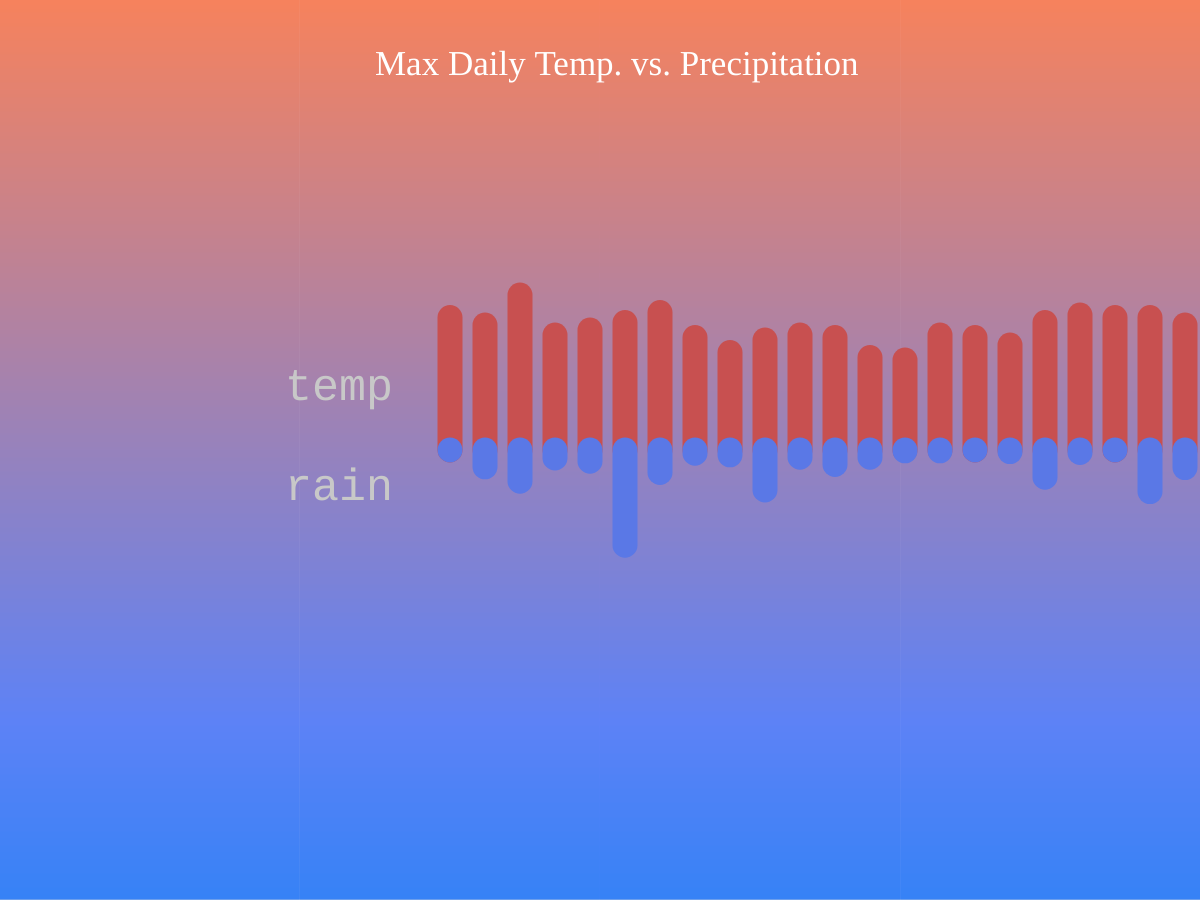
Frame 1 (no input)
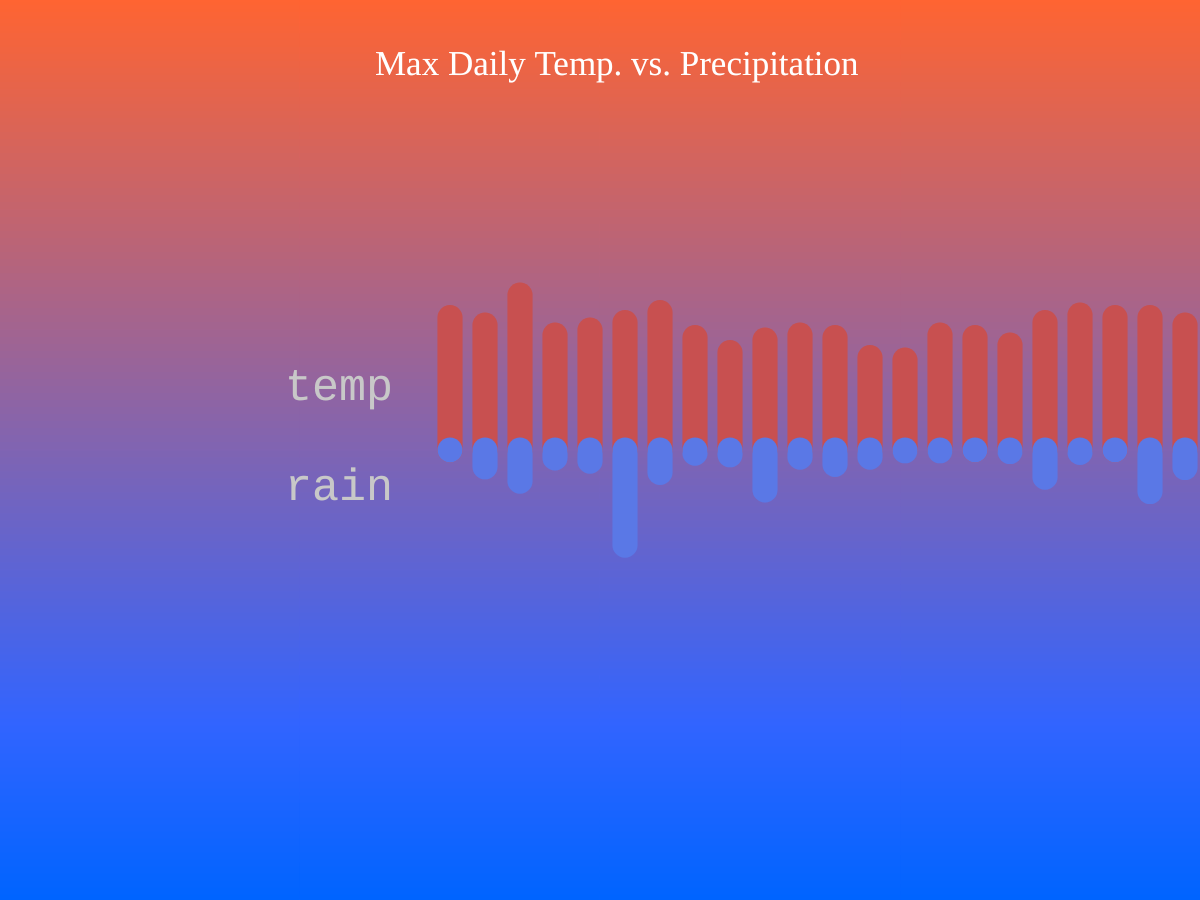
Frame 60 (no input)
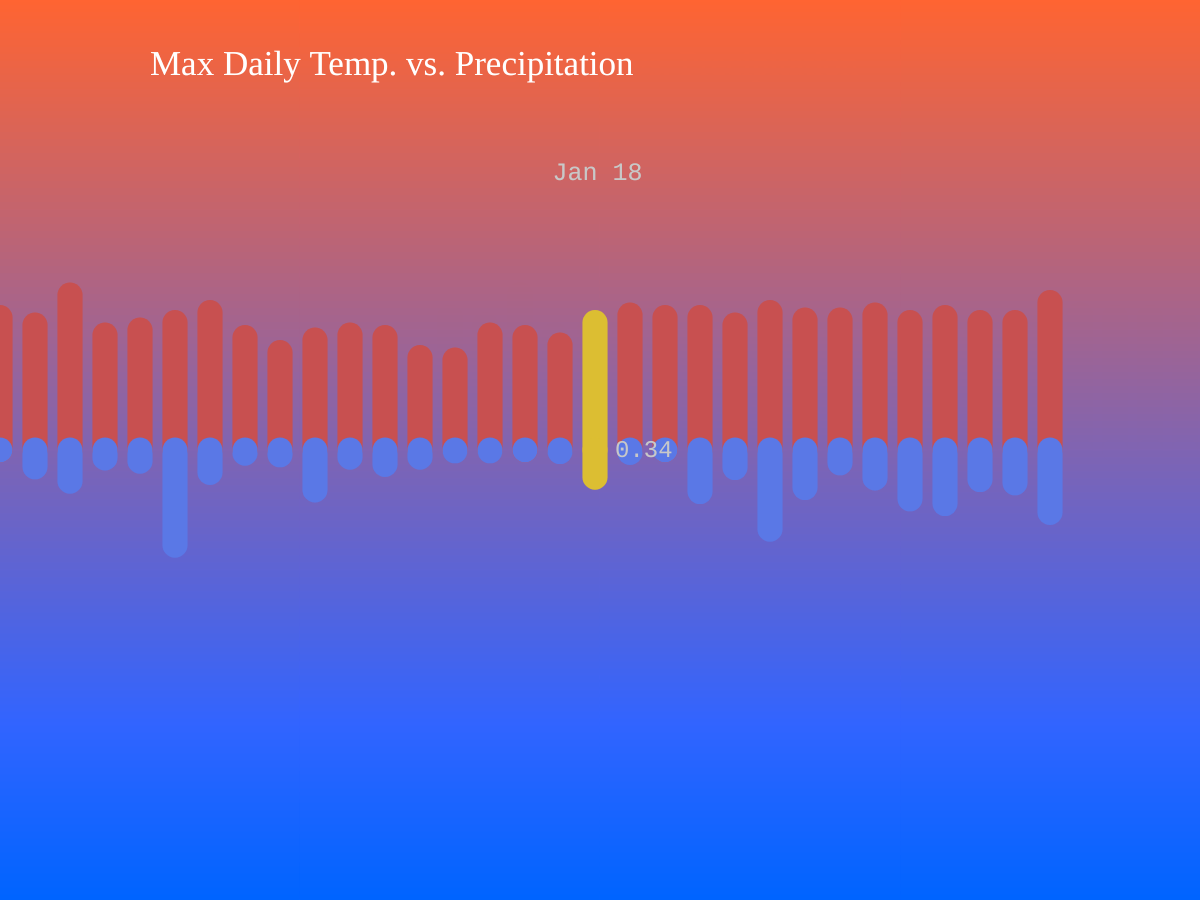
Frame 120 (the mouse pressed at the canvas centre since frame 60)

The p5.js sketch that drew these frames (run headless with seeded random() and noise() and a simulated clock; from frame 60 on, the mouse is pressed at the canvas centre):

// p5.js sketch
// ── sketch.js
// Created by Carter Schafer on 3/5/20
// Using data from https://w2.weather.gov/climate/xmacis.php?wfo=sew
// Data for Seattle in January 2020

var dates;
var temps;
var precip;
var tempFactor;
var precipFactor;
var speed = 0;
var lineX;
var spacing;
var thickness;
var xDiff;
var index;

// Where the chart starts and ends
var minX;
var maxX;


function setup() {
  createCanvas(1200, 900);
  background(220);
  dates = ["Jan 1","Jan 2","Jan 3","Jan 4","Jan 5","Jan 6","Jan 7","Jan 8","Jan 9","Jan 10","Jan 11","Jan 12","Jan 13","Jan 14","Jan 15","Jan 16","Jan 17","Jan 18","Jan 19","Jan 20","Jan 21","Jan 22","Jan 23","Jan 24","Jan 25","Jan 26","Jan 27","Jan 28","Jan 29","Jan 30","Jan 31"];
  temps = [53,50,62,46,48,51,55,45,39,44,46,45,37,36,46,45,42,51,54,53,53,50,55,52,52,54,51,53,51,51,59];
  precip = [0.00,0.21,0.39,0.10,0.14,1.19,0.28,0.04,0.06,0.50,0.09,0.18,0.09,0.01,0.01,0.00,0.02,0.34,0.03,0.00,0.52,0.22,0.99,0.47,0.16,0.35,0.61,0.67,0.37,0.41,0.78];
  
  // SETUP VARIABLES
  thickness = 25;
  spacing = thickness + 10; // 5 pixels in between lines
  // Multiply by these to get a bigger graph
  tempFactor = 2.5;
  precipFactor = 80;
  
  
}

function draw() {
  gradients();
  var x = min(mouseX, width);
  speed = 0.03*thickness*(x - width/2);
  strokeWeight(thickness);
  drawTemp();
  drawPrecip();
  labels();
  
  // Horizontal line in the middle
  stroke(100);
  strokeWeight(10);
  //line(0,height/2,width,height/2);
  
  titles();
  
}


function drawTemp() {
  // Temperature graph goes upward
  for(var t = 0; t < temps.length; t++) {
    if (t == index && mouseX > minX && mouseX < maxX && mouseY<height*3/4 && mouseY>height/4) {
      stroke(220,190,50);
    } else {
      stroke(200,80,80);
    }
    lineX = (spacing*t)-speed;
    line(lineX,height/2,lineX,height/2 - (tempFactor)*temps[t]);
  }
}

function drawPrecip() {
  // Percipitation graph goes downward
  for(var p = 0; p < precip.length; p++) {
    if (p == index && mouseX>minX && mouseX<maxX && mouseY<height*3/4 && mouseY>height/4) {
      stroke(220,190,50);
    } else {
      stroke(90,120,230);
    }
    lineX = (spacing*p)-speed;
    line(lineX,height/2,lineX,height/2 + (precipFactor)*precip[p]);
  }
}  

function labels() {
  // Determine minX and maxX
  minX = -speed-thickness/2;
  maxX = -speed+spacing*(dates.length-1)+thickness/2;
  // Add labels when the mouse is between minX and maxX
  if (mouseX > minX && mouseX < maxX) {
    noStroke();
    textSize(24);
    xDiff = mouseX-minX;
    index = int(map(xDiff, 0, maxX-minX, 0, dates.length));
    if (mouseY < height/2 && mouseY > height/4) { // Display temperature
      text(temps[index], mouseX+15, mouseY+7);
    } else if (mouseY >= height/2 && mouseY < height*3/4) { // Display precipitation
      text(precip[index], mouseX+15, mouseY+7);
    }
    
  }
}

function gradients() {
  strokeWeight(1);
  for (let i = 0; i < height; i++) {
    m = map(i,0,height,0,255);
    stroke(255-m,100,m+50);
    line(0,i,width,i);
  }
  
}



function titles() {
  // Title text
  textFont("Trebuchet MS");
  noStroke();
  fill(255);
  textSize(35);
  text("Max Daily Temp. vs. Precipitation", 150-speed*0.5, 75);
  
  // Labeling temp and precip
  fill(200);
  textFont("Courier New");
  textSize(45);
  text("temp", -1.3*speed-300, height/2-50);
  text("rain", -1.3*speed-300, height/2+50);
  
  // Labeling date
  textSize(25);
  if (mouseX > minX && mouseX < maxX) {
    text(dates[index], index*spacing+minX-30, height/5);
  }
}
